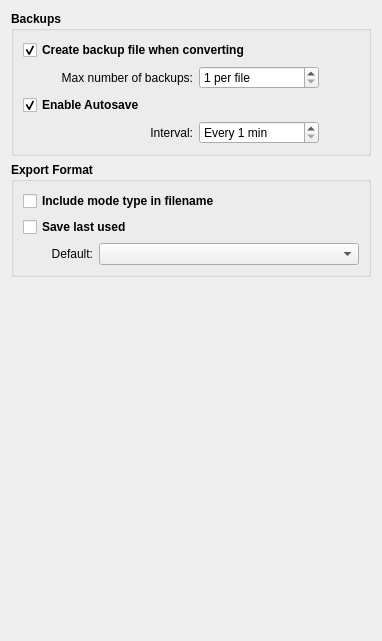
     <widget class="QWidget" name="fileHandling_Tab">
      <attribute name="title">
       <string>File Handling</string>
      </attribute>
      <layout class="QVBoxLayout" name="verticalLayout_6">
       <item>
        <widget class="QGroupBox" name="backup_Groupbox">
         <property name="minimumSize">
          <size>
           <width>0</width>
           <height>0</height>
          </size>
         </property>
         <property name="maximumSize">
          <size>
           <width>16777215</width>
           <height>16777215</height>
          </size>
         </property>
         <property name="font">
          <font>
           <pointsize>9</pointsize>
           <bold>true</bold>
          </font>
         </property>
         <property name="title">
          <string>Backups</string>
         </property>
         <property name="checkable">
          <bool>false</bool>
         </property>
         <layout class="QVBoxLayout" name="verticalLayout">
          <item>
           <layout class="QHBoxLayout" name="horizontalLayout_5">
            <item>
             <widget class="QCheckBox" name="convertBackupEnabled_CheckBox">
              <property name="sizePolicy">
               <sizepolicy hsizetype="Preferred" vsizetype="Fixed">
                <horstretch>0</horstretch>
                <verstretch>0</verstretch>
               </sizepolicy>
              </property>
              <property name="text">
               <string>Create backup file when converting</string>
              </property>
              <property name="checked">
               <bool>true</bool>
              </property>
             </widget>
            </item>
            <item>
             <spacer name="horizontalSpacer_3">
              <property name="orientation">
               <enum>Qt::Horizontal</enum>
              </property>
              <property name="sizeHint" stdset="0">
               <size>
                <width>40</width>
                <height>20</height>
               </size>
              </property>
             </spacer>
            </item>
           </layout>
          </item>
          <item>
           <layout class="QHBoxLayout" name="horizontalLayout">
            <item>
             <widget class="QLabel" name="maxBackusp_Label">
              <property name="sizePolicy">
               <sizepolicy hsizetype="Expanding" vsizetype="Preferred">
                <horstretch>0</horstretch>
                <verstretch>0</verstretch>
               </sizepolicy>
              </property>
              <property name="minimumSize">
               <size>
                <width>170</width>
                <height>0</height>
               </size>
              </property>
              <property name="font">
               <font>
                <pointsize>9</pointsize>
                <bold>false</bold>
               </font>
              </property>
              <property name="text">
               <string>Max number of backups:</string>
              </property>
              <property name="alignment">
               <set>Qt::AlignRight|Qt::AlignTrailing|Qt::AlignVCenter</set>
              </property>
             </widget>
            </item>
            <item>
             <widget class="QSpinBox" name="maxBackusp_SpinBox">
              <property name="minimumSize">
               <size>
                <width>120</width>
                <height>0</height>
               </size>
              </property>
              <property name="maximumSize">
               <size>
                <width>16777215</width>
                <height>16777215</height>
               </size>
              </property>
              <property name="font">
               <font>
                <pointsize>9</pointsize>
                <bold>false</bold>
               </font>
              </property>
              <property name="suffix">
               <string> per file</string>
              </property>
              <property name="minimum">
               <number>1</number>
              </property>
              <property name="maximum">
               <number>10</number>
              </property>
             </widget>
            </item>
            <item>
             <spacer name="horizontalSpacer">
              <property name="orientation">
               <enum>Qt::Horizontal</enum>
              </property>
              <property name="sizeHint" stdset="0">
               <size>
                <width>40</width>
                <height>20</height>
               </size>
              </property>
             </spacer>
            </item>
           </layout>
          </item>
          <item>
           <layout class="QHBoxLayout" name="horizontalLayout_6">
            <item>
             <widget class="QCheckBox" name="autoSave_CheckBox">
              <property name="sizePolicy">
               <sizepolicy hsizetype="Preferred" vsizetype="Fixed">
                <horstretch>0</horstretch>
                <verstretch>0</verstretch>
               </sizepolicy>
              </property>
              <property name="text">
               <string>Enable Autosave</string>
              </property>
              <property name="checked">
               <bool>true</bool>
              </property>
             </widget>
            </item>
            <item>
             <spacer name="horizontalSpacer_8">
              <property name="orientation">
               <enum>Qt::Horizontal</enum>
              </property>
              <property name="sizeHint" stdset="0">
               <size>
                <width>40</width>
                <height>20</height>
               </size>
              </property>
             </spacer>
            </item>
           </layout>
          </item>
          <item>
           <layout class="QHBoxLayout" name="horizontalLayout_2">
            <item>
             <widget class="QLabel" name="interval_Label">
              <property name="sizePolicy">
               <sizepolicy hsizetype="Expanding" vsizetype="Preferred">
                <horstretch>0</horstretch>
                <verstretch>0</verstretch>
               </sizepolicy>
              </property>
              <property name="minimumSize">
               <size>
                <width>170</width>
                <height>0</height>
               </size>
              </property>
              <property name="font">
               <font>
                <pointsize>9</pointsize>
                <bold>false</bold>
               </font>
              </property>
              <property name="text">
               <string>Interval:</string>
              </property>
              <property name="alignment">
               <set>Qt::AlignRight|Qt::AlignTrailing|Qt::AlignVCenter</set>
              </property>
             </widget>
            </item>
            <item>
             <widget class="QSpinBox" name="autoInterval_Spinbox">
              <property name="sizePolicy">
               <sizepolicy hsizetype="Minimum" vsizetype="Fixed">
                <horstretch>0</horstretch>
                <verstretch>0</verstretch>
               </sizepolicy>
              </property>
              <property name="minimumSize">
               <size>
                <width>120</width>
                <height>0</height>
               </size>
              </property>
              <property name="font">
               <font>
                <pointsize>9</pointsize>
                <bold>false</bold>
               </font>
              </property>
              <property name="styleSheet">
               <string notr="true"/>
              </property>
              <property name="alignment">
               <set>Qt::AlignLeading|Qt::AlignLeft|Qt::AlignVCenter</set>
              </property>
              <property name="suffix">
               <string> min</string>
              </property>
              <property name="prefix">
               <string>Every </string>
              </property>
              <property name="minimum">
               <number>1</number>
              </property>
              <property name="maximum">
               <number>60</number>
              </property>
             </widget>
            </item>
            <item>
             <spacer name="horizontalSpacer_2">
              <property name="orientation">
               <enum>Qt::Horizontal</enum>
              </property>
              <property name="sizeHint" stdset="0">
               <size>
                <width>40</width>
                <height>20</height>
               </size>
              </property>
             </spacer>
            </item>
           </layout>
          </item>
         </layout>
        </widget>
       </item>
       <item>
        <widget class="QGroupBox" name="exportFormat_GroupBox">
         <property name="minimumSize">
          <size>
           <width>0</width>
           <height>0</height>
          </size>
         </property>
         <property name="maximumSize">
          <size>
           <width>16777215</width>
           <height>16777215</height>
          </size>
         </property>
         <property name="font">
          <font>
           <pointsize>9</pointsize>
           <bold>true</bold>
          </font>
         </property>
         <property name="title">
          <string>Export Format</string>
         </property>
         <layout class="QVBoxLayout" name="verticalLayout_5">
          <item>
           <widget class="QCheckBox" name="useModeType_CheckBox">
            <property name="text">
             <string>Include mode type in filename</string>
            </property>
           </widget>
          </item>
          <item>
           <widget class="QCheckBox" name="uselastExportFormat_CheckBox">
            <property name="text">
             <string>Save last used</string>
            </property>
           </widget>
          </item>
          <item>
           <layout class="QHBoxLayout" name="defaultExportFormat_HlLayout">
            <item>
             <widget class="QLabel" name="defaultExportFormat_Label">
              <property name="sizePolicy">
               <sizepolicy hsizetype="Preferred" vsizetype="Preferred">
                <horstretch>0</horstretch>
                <verstretch>0</verstretch>
               </sizepolicy>
              </property>
              <property name="minimumSize">
               <size>
                <width>70</width>
                <height>0</height>
               </size>
              </property>
              <property name="font">
               <font>
                <pointsize>9</pointsize>
                <bold>false</bold>
               </font>
              </property>
              <property name="text">
               <string>Default:</string>
              </property>
              <property name="alignment">
               <set>Qt::AlignRight|Qt::AlignTrailing|Qt::AlignVCenter</set>
              </property>
             </widget>
            </item>
            <item>
             <widget class="ExportFormatCombobox" name="defaultExportFormat_ComboBox">
              <property name="sizePolicy">
               <sizepolicy hsizetype="Expanding" vsizetype="Fixed">
                <horstretch>0</horstretch>
                <verstretch>0</verstretch>
               </sizepolicy>
              </property>
              <property name="minimumSize">
               <size>
                <width>240</width>
                <height>0</height>
               </size>
              </property>
             </widget>
            </item>
           </layout>
          </item>
         </layout>
        </widget>
       </item>
       <item>
        <spacer name="verticalSpacer">
         <property name="orientation">
          <enum>Qt::Vertical</enum>
         </property>
         <property name="sizeHint" stdset="0">
          <size>
           <width>20</width>
           <height>353</height>
          </size>
         </property>
        </spacer>
       </item>
      </layout>
     </widget>
